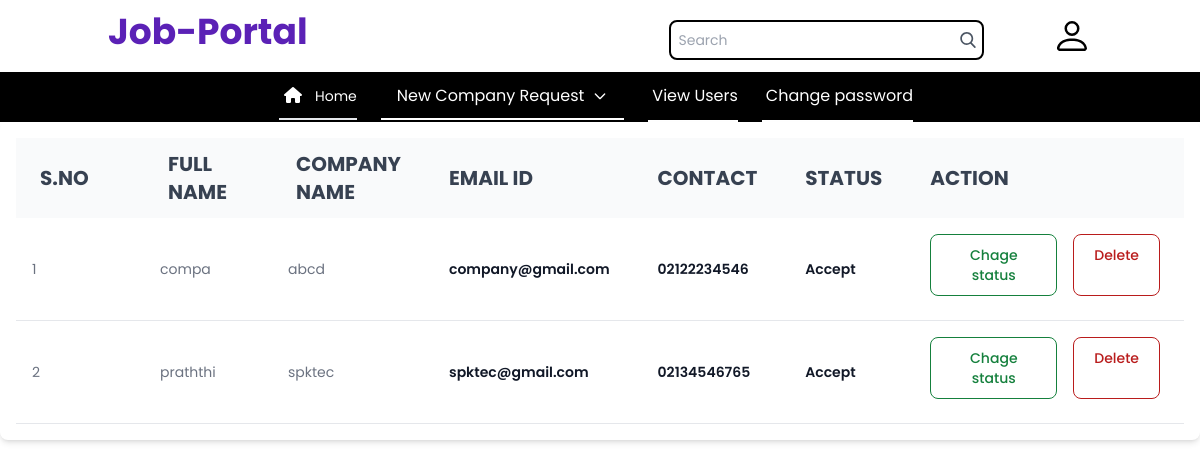
Screenshot of /allCompany (signed in) with the database file from the repository.
### job/models.py (models this page shows, shortened)
class Company(models.Model):
    user=models.ForeignKey(User,on_delete=models.CASCADE)
    company=models.CharField(max_length=100,null=True)
    phoneNo=models.CharField(max_length=15,null=True)
    type=models.CharField(max_length=10,null=True)
    status=models.CharField(max_length=20,null=True)

### job/views.py (the view)
# urls.py: path('allCompany',allCompany,name="allCompany"),
def allCompany(request):
    if not request.user.is_authenticated:
        return redirect('admin_login')
    data=Company.objects.all()
    d={'data':data}
    return render(request,'allCompany.html',d)

### job/templates/allCompany.html
{% load static %}
{% block body %}
{% include 'adminNavigation.html' %}
<div class="overflow-x-auto relative shadow-md sm:rounded-lg p-4">
    <table id="example" class="w-full text-sm text-left text-gray-500 dark:text-gray-400">
        <thead class="text-xl text-gray-700 uppercase bg-gray-50 dark:bg-gray-700 dark:text-gray-400">
            <tr>
                <th scope="col" class="py-3 px-6">
                    <span class="">S.No</span>
                </th>
                <th scope="col" class="py-3 px-6">
                    Full name
                </th>
                <th scope="col" class="py-3 px-6">
                    Company Name
                </th>
                <th scope="col" class="py-3 px-6">
                    Email ID
                </th>
                <th scope="col" class="py-3 px-6">
                    Contact
                </th>
                <th scope="col" class="py-3 px-6">
                    Status
                </th>
                <th scope="col" class="py-3 px-6" colspan="2">
                    Action
                </th>
            </tr>
        </thead>
        <tbody class="justify-center">
            {% for i in data %}
            <tr class="bg-white border-b dark:bg-gray-800 dark:border-gray-700 hover:bg-gray-50 dark:hover:bg-gray-600">
                <td class="p-4 w-32">
                    {{forloop.counter}}
                </td>
                <td class="p-4 w-32">
                    {{i.user.first_name}}
                </td>
                <td class="p-4 w-32">
                    {{i.company}}
                </td>
                <td class="py-4 px-6 font-semibold text-gray-900 dark:text-white">
                    {{i.user.username}}
                </td>
                <td class="py-4 px-6 font-semibold text-gray-900 dark:text-white">
                    {{i.phoneNo}}
                </td>
                <td class="py-4 px-6 font-semibold text-gray-900 dark:text-white">
                    {{i.status}}
                </td>
                <td class="flex space-x-2 py-4 px-6">
                    <a href="{% url 'changeStatus' i.id%}" class="text-green-700 hover:text-white border border-green-700 hover:bg-green-800 focus:ring-4 focus:outline-none focus:ring-green-300 font-medium rounded-lg text-sm px-5 py-2.5 text-center mr-2 mb-2 dark:border-green-500 dark:text-green-500 dark:hover:text-white dark:hover:bg-green-600 dark:focus:ring-green-800">Chage status</a>
                    <a href="{% url 'deleteCompany' i.user.id%}" class="text-red-700 hover:text-white border border-red-700 hover:bg-red-800 focus:ring-4 focus:outline-none focus:ring-red-300 font-medium rounded-lg text-sm px-5 py-2.5 text-center mr-2 mb-2 dark:border-red-500 dark:text-red-500 dark:hover:text-white dark:hover:bg-red-600 dark:focus:ring-red-900">Delete</a>
                </td>
            </tr>
            {% endfor%}
        </tbody>
    </table>
</div>
{% endblock%}

### job/static/css/style.css (style rules this page uses)
*, *::before, *::after { padding: 0; margin: 0; box-sizing: border-box; }
body, input { font-family: "Poppins", sans-serif; }

### rows the page displays
Company: user.first_name "compa", company "abcd", user.username "company@gmail.com", phoneNo "02122234546", status "Accept"
Company: user.first_name "praththi", company "spktec", user.username "spktec@gmail.com", phoneNo "02134546765", status "Accept"
